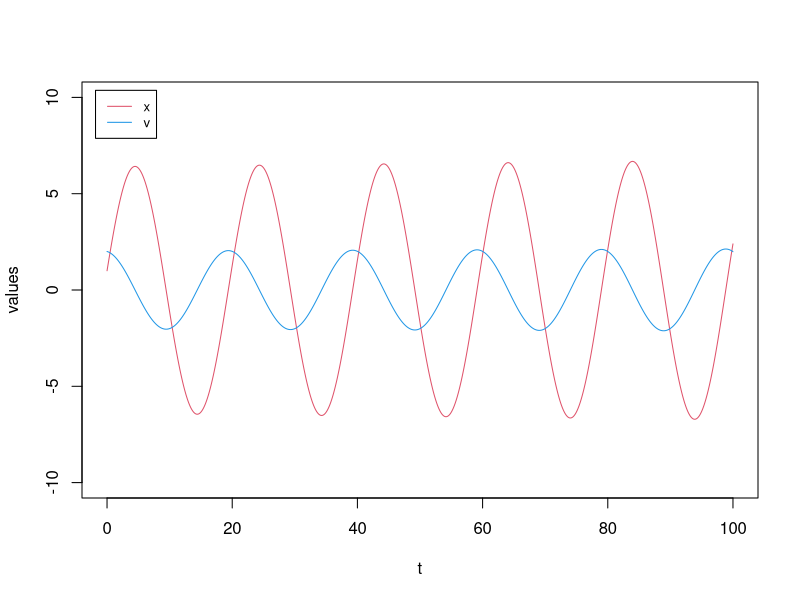
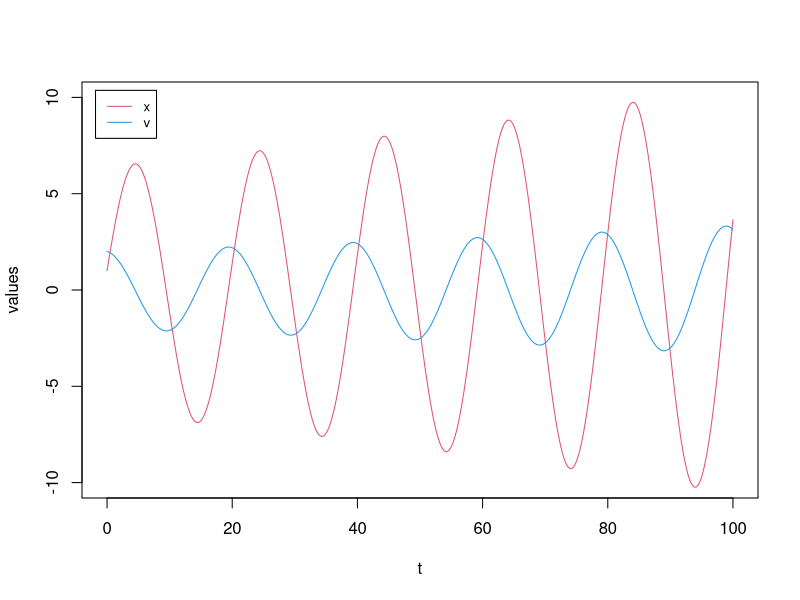
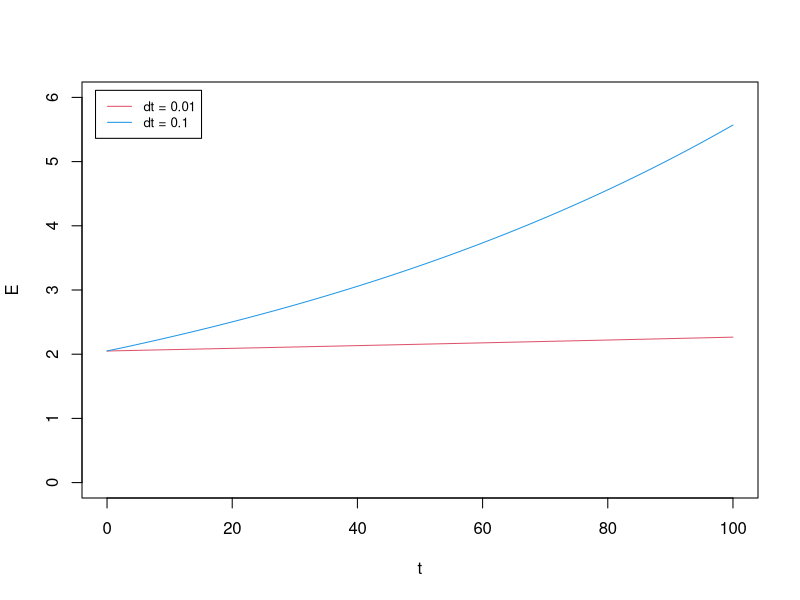
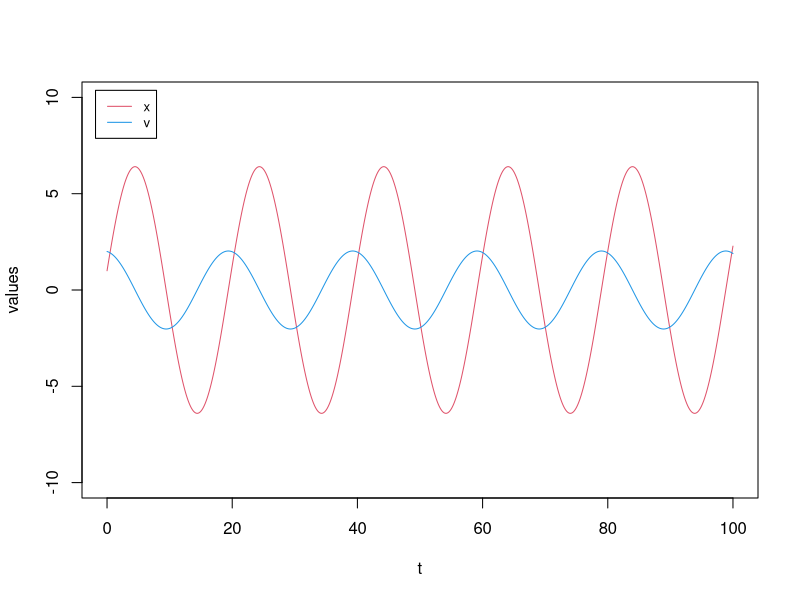
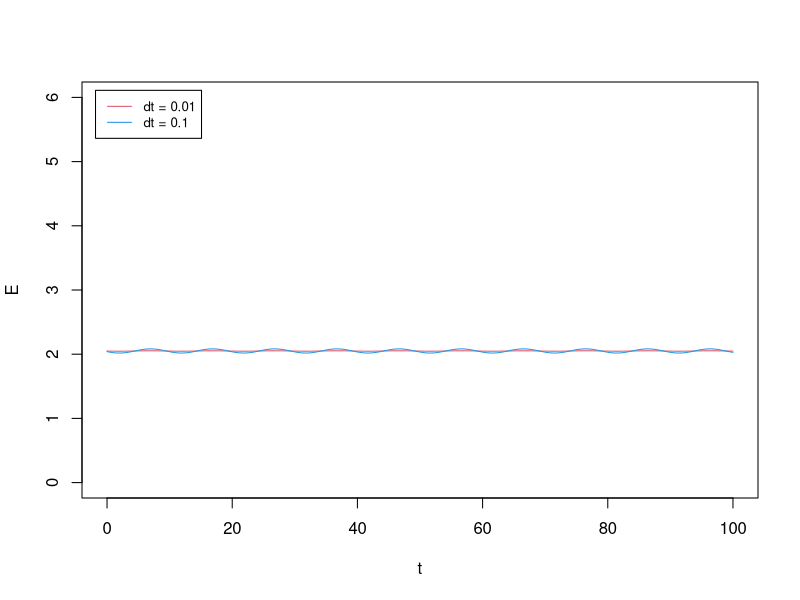
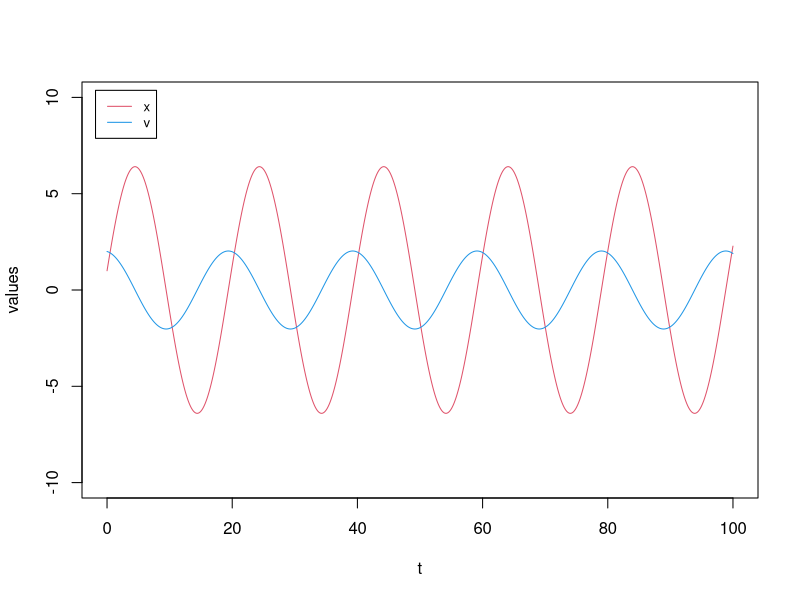
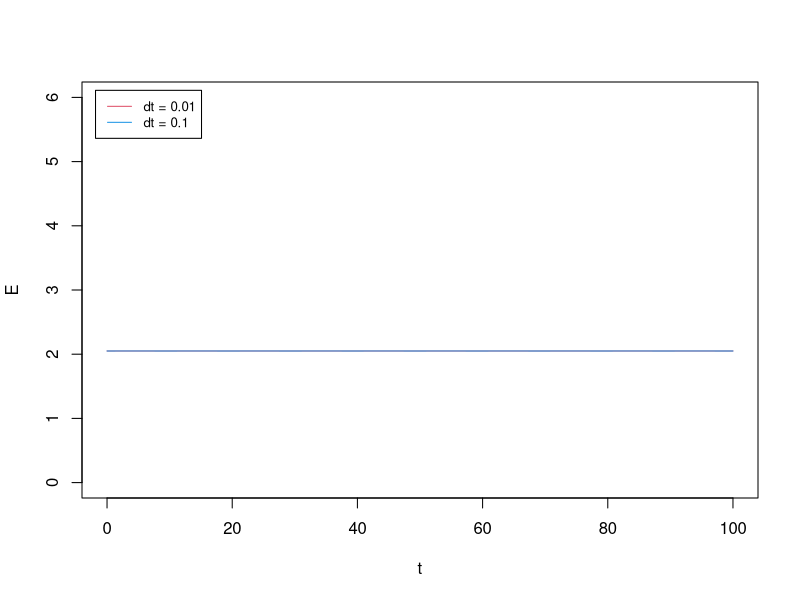
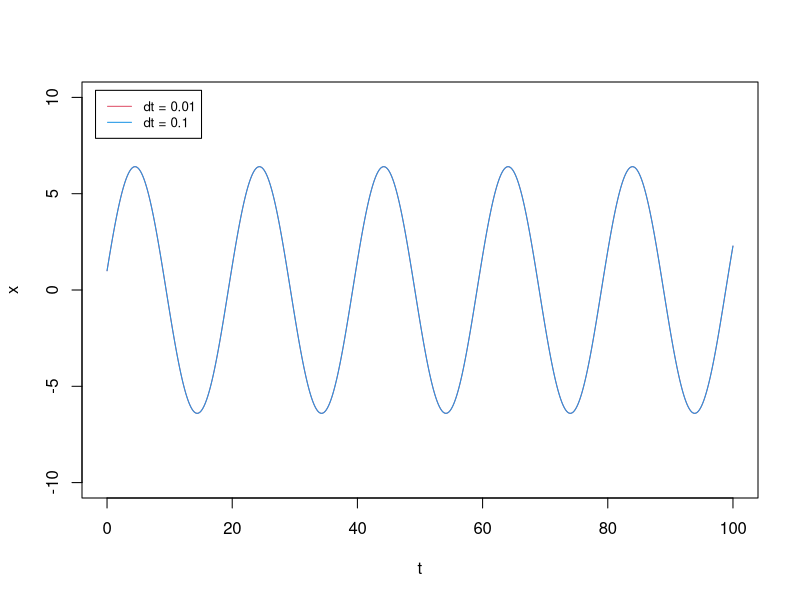

Recreate these plots in R, in order.
## ---- chunk 1
# force (per unit mass) of a harmonic oscillator
f_ho <- function(t, x, k){
  return(-k * x)
}
## ---- chunk 2
# Euler integrator for Newton's equation of motion (explicit v, then x)
euler_md <- function(f, t0, x0, v0, t.total, dt, ...){
  # f: acceleration function f(t, x, ...); x0, v0: initial position and velocity
  t_all <- seq(t0, t.total, by = dt)
  n_all <- length(t_all)
  x_all <- numeric(n_all); v_all <- numeric(n_all)
  x_all[1] <- x0; v_all[1] <- v0
  for (i in 1:(n_all - 1)) {
    v_all[i+1] <- v_all[i] + dt * f(t_all[i], x_all[i], ...)
    x_all[i+1] <- x_all[i] + dt * v_all[i]
  }
  return(cbind(t_all, x_all, v_all))   # columns: t, x, v
}

# small step: reasonable oscillation
dt1 <- 0.01; dt2 <- 0.1; k <- 0.1
result_ho_euler <- euler_md(f = f_ho, t0 = 0, x0 = 1, v0 = 2, t.total = 100, dt = dt1, k = k)
plot(result_ho_euler[,1], result_ho_euler[,2], type = "l", col = 2,
     xlab = "t", ylab = "values", xlim = c(0,100), ylim = c(-10,10))
lines(result_ho_euler[,1], result_ho_euler[,3], col = 4)
legend("topleft", inset = 0.02, legend = c("x","v"), col = c(2,4), lty = 1, cex = 0.8)
## ---- chunk 3
# larger step: the trajectory drifts outward
result_ho_euler2 <- euler_md(f = f_ho, t0 = 0, x0 = 1, v0 = 2, t.total = 100, dt = dt2, k = k)
plot(result_ho_euler2[,1], result_ho_euler2[,2], type = "l", col = 2,
     xlab = "t", ylab = "values", xlim = c(0,100), ylim = c(-10,10))
lines(result_ho_euler2[,1], result_ho_euler2[,3], col = 4)
legend("topleft", inset = 0.02, legend = c("x","v"), col = c(2,4), lty = 1, cex = 0.8)
## ---- chunk 4
# massic energy over time for both step sizes
energy_ho <- function(result, k) {
  # result: matrix with columns (t, x, v); k: spring constant
  potential_e <- 0.5 * k * result[,2]^2
  kinetic_e   <- 0.5 * result[,3]^2
  return(potential_e + kinetic_e)
}

plot(result_ho_euler[,1], energy_ho(result_ho_euler, k), type = "l", col = 2,
     xlab = "t", ylab = "E", xlim = c(0,100), ylim = c(0,6))
lines(result_ho_euler2[,1], energy_ho(result_ho_euler2, k), col = 4)
legend("topleft", inset = 0.02, legend = c("dt = 0.01","dt = 0.1"), col = c(2,4), lty = 1, cex = 0.8)
## ---- chunk 5
# Leapfrog integrator: v is stored at half steps (n + 1/2)
leapfrog <- function(f, t0, x0, v0, t.total, dt, ...){
  t_all <- seq(t0, t.total, by = dt)
  n_all <- length(t_all)
  x_all <- numeric(n_all); v_all <- numeric(n_all)
  x_all[1] <- x0
  v_all[1] <- v0 + 0.5 * dt * f(t_all[1], x_all[1], ...)   # half step to v_{1/2}
  for (i in 1:(n_all - 1)) {
    x_all[i+1] <- x_all[i] + dt * v_all[i]
    v_all[i+1] <- v_all[i] + dt * f(t_all[i+1], x_all[i+1], ...)
  }
  return(cbind(t_all, x_all, v_all))
}

# trajectories at the two step sizes (v is shifted by half a step when plotted)
result_ho_leapfrog  <- leapfrog(f = f_ho, t0 = 0, x0 = 1, v0 = 2, t.total = 100, dt = dt1, k = k)
result_ho_leapfrog2 <- leapfrog(f = f_ho, t0 = 0, x0 = 1, v0 = 2, t.total = 100, dt = dt2, k = k)

plot(result_ho_leapfrog[,1], result_ho_leapfrog[,2], type = "l", col = 2,
     xlab = "t", ylab = "values", xlim = c(0,100), ylim = c(-10,10))
lines(result_ho_leapfrog[,1] + 0.5 * dt1, result_ho_leapfrog[,3], col = 4)
legend("topleft", inset = 0.02, legend = c("x","v"), col = c(2,4), lty = 1, cex = 0.8)
## ---- chunk 6
# massic energy: bounded even at the large step size
plot(result_ho_leapfrog[,1], energy_ho(result_ho_leapfrog, k), type = "l", col = 2,
     xlab = "t", ylab = "E", xlim = c(0,100), ylim = c(0,6))
lines(result_ho_leapfrog2[,1], energy_ho(result_ho_leapfrog2, k), col = 4)
legend("topleft", inset = 0.02, legend = c("dt = 0.01","dt = 0.1"), col = c(2,4), lty = 1, cex = 0.8)
## ---- chunk 7
# Velocity Verlet: half-step v, full-step x, half-step v
velocity_verlet <- function(f, t0, x0, v0, t.total, dt, ...){
  t_all <- seq(t0, t.total, by = dt)
  n_all <- length(t_all)
  x_all <- numeric(n_all); v_all <- numeric(n_all)
  x_all[1] <- x0; v_all[1] <- v0
  for (i in 1:(n_all - 1)) {
    v_half     <- v_all[i] + 0.5 * dt * f(t_all[i], x_all[i], ...)
    x_all[i+1] <- x_all[i] + dt * v_half
    v_all[i+1] <- v_half + 0.5 * dt * f(t_all[i+1], x_all[i+1], ...)
  }
  return(cbind(t_all, x_all, v_all))
}

# trajectory at the small step size (x and v now share time points)
result_ho_vv  <- velocity_verlet(f = f_ho, t0 = 0, x0 = 1, v0 = 2, t.total = 100, dt = dt1, k = k)
result_ho_vv2 <- velocity_verlet(f = f_ho, t0 = 0, x0 = 1, v0 = 2, t.total = 100, dt = dt2, k = k)

plot(result_ho_vv[,1], result_ho_vv[,2], type = "l", col = 2,
     xlab = "t", ylab = "values", xlim = c(0,100), ylim = c(-10,10))
lines(result_ho_vv[,1], result_ho_vv[,3], col = 4)
legend("topleft", inset = 0.02, legend = c("x","v"), col = c(2,4), lty = 1, cex = 0.8)
## ---- chunk 8
# massic energy: conserved at both step sizes
plot(result_ho_vv[,1], energy_ho(result_ho_vv, k), type = "l", col = 2,
     xlab = "t", ylab = "E", xlim = c(0,100), ylim = c(0,6))
lines(result_ho_vv2[,1], energy_ho(result_ho_vv2, k), col = 4)
legend("topleft", inset = 0.02, legend = c("dt = 0.01","dt = 0.1"), col = c(2,4), lty = 1, cex = 0.8)
## ---- chunk 9
# Verlet integrator: position only, no explicit velocity
verlet <- function(f, t0, x0, v0, t.total, dt, ...){
  t_all <- seq(t0, t.total, by = dt)
  n_all <- length(t_all)
  x_all <- numeric(n_all)
  x_all[1] <- x0
  x_all[2] <- x0 + dt * v0 + 0.5 * dt * dt * f(t_all[1], x_all[1], ...)
  for (i in 2:(n_all - 1)) {
    x_all[i+1] <- 2 * x_all[i] - x_all[i-1] + dt * dt * f(t_all[i], x_all[i], ...)
  }
  return(cbind(t_all, x_all))   # columns: t, x
}

result_ho_v  <- verlet(f = f_ho, t0 = 0, x0 = 1, v0 = 2, t.total = 100, dt = dt1, k = k)
result_ho_v2 <- verlet(f = f_ho, t0 = 0, x0 = 1, v0 = 2, t.total = 100, dt = dt2, k = k)

plot(result_ho_v[,1], result_ho_v[,2], type = "l", col = 2,
     xlab = "t", ylab = "x", xlim = c(0,100), ylim = c(-10,10))
lines(result_ho_v2[,1], result_ho_v2[,2], col = 4)
legend("topleft", inset = 0.02, legend = c("dt = 0.01","dt = 0.1"), col = c(2,4), lty = 1, cex = 0.8)
